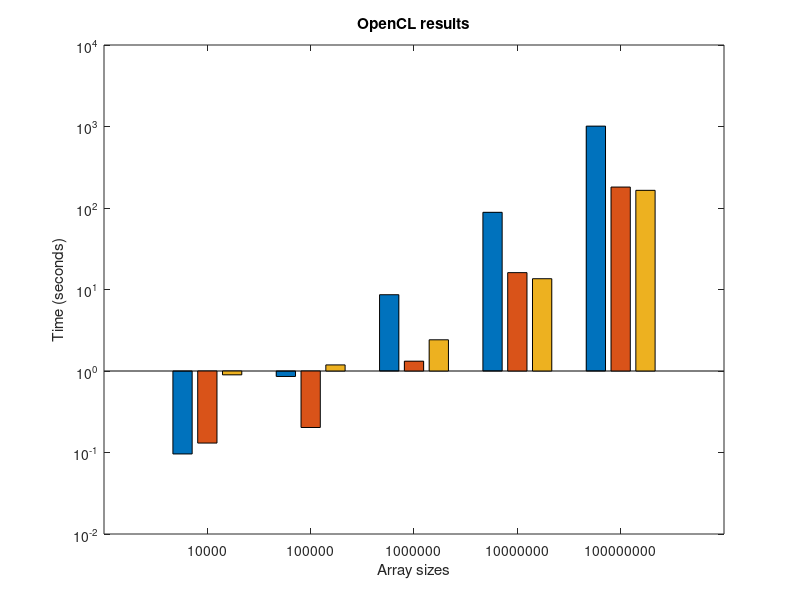

MATLAB code for this plot:
%% Applied High Performance Computing
%
% Dean Pakravan: 757389
% Qijie Li: 927249
%
% Results from OpenCL parallelisation

N = [10000, 100000, 1000000, 10000000, 100000000];
host = [0.095999,0.85678,8.63163,88.5393, 1010.65];
Xeon = [0.130565,0.202741,1.31976,16.109, 180.721];
GPU = [0.897162,1.18788,2.41553,13.5628, 164.765];

values = [host(1) Xeon(1) GPU(1); host(2) Xeon(2) GPU(2); host(3) Xeon(3) GPU(3); host(4) Xeon(4) GPU(4); host(5) Xeon(5) GPU(5)];
bar(values);
set(gca, 'YScale', 'log'); %Uncomment for log plot
xticklabels(N);
title("OpenCL results");
xlabel("Array sizes");
ylabel("Time (seconds)");